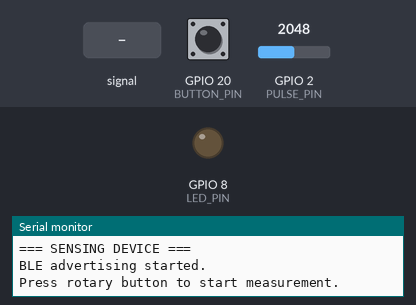
A program run on a simulated Seeed XIAO ESP32-C3. Shown: output pins drawn as LEDs (lit = HIGH), the last lines printed to the serial monitor. The test bench sets the inputs (shaded band); at power-on: GPIO 20 (BUTTON_PIN) HIGH, GPIO 2 (PULSE_PIN) = 2048. Nothing arrives over Bluetooth unless stated; a phone connects over Bluetooth LE 3 s after start.

Above: at 2.2 s.
2.3 s: GPIO 20 (BUTTON_PIN) pulled LOW for 0.15 s
5.4 s: GPIO 2 (PULSE_PIN) fed a 200 Hz sine of ±1842 counts around its level
At 8.2 s:
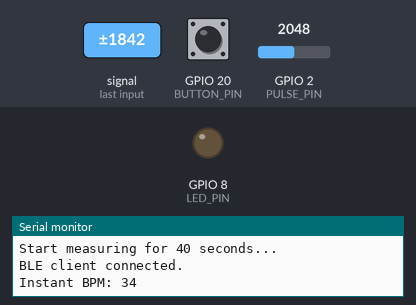
8.4 s: GPIO 2 (PULSE_PIN) set to 1960
At 9.5 s:
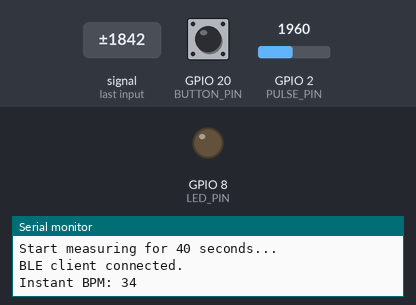
Timing chart, 0 to 11.4 s (numbered marks = the images above; inputs shaded):
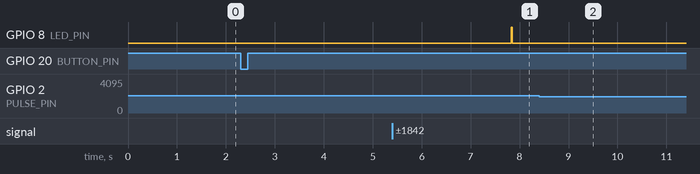

The program:

main.cpp
```cpp
#include <Arduino.h>
#include <BLEDevice.h>
#include <BLEServer.h>
#include <BLEUtils.h>
#include <BLE2902.h>

const int PULSE_PIN = 2;      // Pulse Sensor
const int LED_PIN = 8;        // 每次检测到心跳闪一下
const int BUTTON_PIN = 20;    // Rotary button SW

int threshold = 800;

// ===== BLE UUID =====
#define SERVICE_UUID        "ff87d8a1-889f-4068-8cc1-1a8efa971645"
#define CHARACTERISTIC_UUID "491fe531-6c89-4539-a0d4-bcbe2a419ee5"

BLECharacteristic* pCharacteristic;
bool deviceConnected = false;

// ===== 心率检测 =====
bool pulseDetected = false;
unsigned long lastBeatTime = 0;
int bpm = 0;

// ===== 40秒测量 =====
const unsigned long RECORD_DURATION = 40000;   // 40 s
const unsigned long SAMPLE_INTERVAL = 5;       // 5 ms
unsigned long startTime = 0;
unsigned long lastSampleTime = 0;

bool measuring = false;
bool finished = false;

// ===== 平均 HR 统计 =====
unsigned long rrSum = 0;     // 所有有效 RR interval 总和
int rrCount = 0;             // 有效 RR interval 个数
int finalHR = 0;

// ===== 按钮防抖 =====
bool lastButtonReading = HIGH;
bool buttonState = HIGH;
unsigned long lastDebounceTime = 0;
const unsigned long debounceDelay = 50;

class MyServerCallbacks: public BLEServerCallbacks {
  void onConnect(BLEServer* pServer) override {
    deviceConnected = true;
    Serial.println("BLE client connected.");
  }

  void onDisconnect(BLEServer* pServer) override {
    deviceConnected = false;
    Serial.println("BLE client disconnected.");
    BLEDevice::startAdvertising();
  }
};

void startMeasurement() {
  pulseDetected = false;
  lastBeatTime = 0;
  bpm = 0;
  finalHR = 0;
  rrSum = 0;
  rrCount = 0;

  startTime = millis();
  lastSampleTime = 0;

  measuring = true;
  finished = false;

  Serial.println("Start measuring for 40 seconds...");
}

void sendHRByBLE(int hr) {
  String hrString = String(hr);
  pCharacteristic->setValue(hrString.c_str());
  pCharacteristic->notify();

  Serial.print("BLE sent HR: ");
  Serial.println(hr);
}

void setupBLE() {
  BLEDevice::init("SensingDevice");
  BLEServer* pServer = BLEDevice::createServer();
  pServer->setCallbacks(new MyServerCallbacks());

  BLEService* pService = pServer->createService(SERVICE_UUID);

  pCharacteristic = pService->createCharacteristic(
    CHARACTERISTIC_UUID,
    BLECharacteristic::PROPERTY_READ |
    BLECharacteristic::PROPERTY_NOTIFY
  );

  pCharacteristic->addDescriptor(new BLE2902());
  pCharacteristic->setValue("0");

  pService->start();

  BLEAdvertising* pAdvertising = BLEDevice::getAdvertising();
  pAdvertising->addServiceUUID(SERVICE_UUID);
  pAdvertising->start();

  Serial.println("BLE advertising started.");
}

void setup() {
  Serial.begin(115200);
  delay(1000);
  Serial.println("=== SENSING DEVICE ===");
  pinMode(LED_PIN, OUTPUT);
  digitalWrite(LED_PIN, LOW);

  pinMode(BUTTON_PIN, INPUT_PULLUP);

  setupBLE();

  Serial.println("Press rotary button to start measurement.");
}

void loop() {
  // ===== 按钮检测 =====
  bool reading = digitalRead(BUTTON_PIN);

  if (reading != lastButtonReading) {
    lastDebounceTime = millis();
  }

  if ((millis() - lastDebounceTime) > debounceDelay) {
    if (reading != buttonState) {
      buttonState = reading;

      // 按下：HIGH -> LOW
      if (buttonState == LOW) {
        if (!measuring) {
          startMeasurement();
        }
      }
    }
  }

  lastButtonReading = reading;

  if (!measuring) {
    return;
  }

  unsigned long currentTime = millis();

  if (currentTime - lastSampleTime < SAMPLE_INTERVAL) {
    return;
  }
  lastSampleTime = currentTime;

  // ===== 40秒结束 =====
  if (currentTime - startTime >= RECORD_DURATION) {
    measuring = false;
    finished = true;

    if (rrCount > 0) {
      unsigned long avgRR = rrSum / rrCount;
      finalHR = 60000 / avgRR;
    } else {
      finalHR = 0;
    }

    Serial.print("Measurement finished. Final HR = ");
    Serial.println(finalHR);

    if (deviceConnected) {
      sendHRByBLE(finalHR);
    } else {
      Serial.println("No BLE client connected, HR not sent.");
    }

    Serial.println("Press rotary button to start again.");
    return;
  }

  int signal = analogRead(PULSE_PIN);

  // 上升穿越阈值 = 检测到一次 beat
  if (signal > threshold && !pulseDetected) {
    pulseDetected = true;

    if (lastBeatTime > 0) {
      unsigned long interval = currentTime - lastBeatTime;

      if (interval > 300 && interval < 2000) {
        bpm = 60000 / interval;

        rrSum += interval;
        rrCount++;

        Serial.print("Instant BPM: ");
        Serial.println(bpm);

        // 每次心跳闪灯
        digitalWrite(LED_PIN, HIGH);
        delay(20);
        digitalWrite(LED_PIN, LOW);
      }
    }

    lastBeatTime = currentTime;
  }

  if (signal < threshold) {
    pulseDetected = false;
  }
}
```

Measured:
- after the input at 5.4 s, GPIO 8 (LED_PIN): LOW → HIGH after 2.4 s, → LOW 0.02 s later
- after the input at 8.4 s, GPIO 8 (LED_PIN): stops changing and stays LOW
